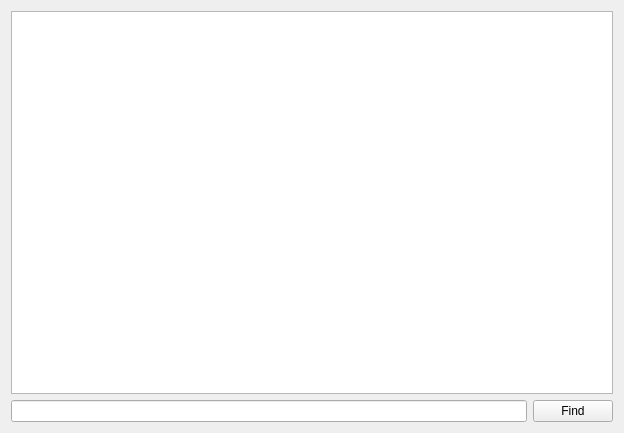
<?xml version="1.0" encoding="UTF-8"?>
<ui version="4.0">
 <class>MainWidget</class>
 <widget class="QWidget" name="MainWidget">
  <property name="geometry">
   <rect>
    <x>0</x>
    <y>0</y>
    <width>624</width>
    <height>433</height>
   </rect>
  </property>
  <property name="windowTitle">
   <string>MainWidget</string>
  </property>
  <layout class="QVBoxLayout" name="verticalLayout">
   <item>
    <widget class="QTextEdit" name="txt"/>
   </item>
   <item>
    <layout class="QHBoxLayout" name="horizontalLayout">
     <item>
      <widget class="QLineEdit" name="edSearchInput"/>
     </item>
     <item>
      <widget class="QPushButton" name="bnFind">
       <property name="text">
        <string>Find</string>
       </property>
      </widget>
     </item>
    </layout>
   </item>
  </layout>
 </widget>
 <layoutdefault spacing="6" margin="11"/>
 <resources/>
 <connections/>
</ui>
